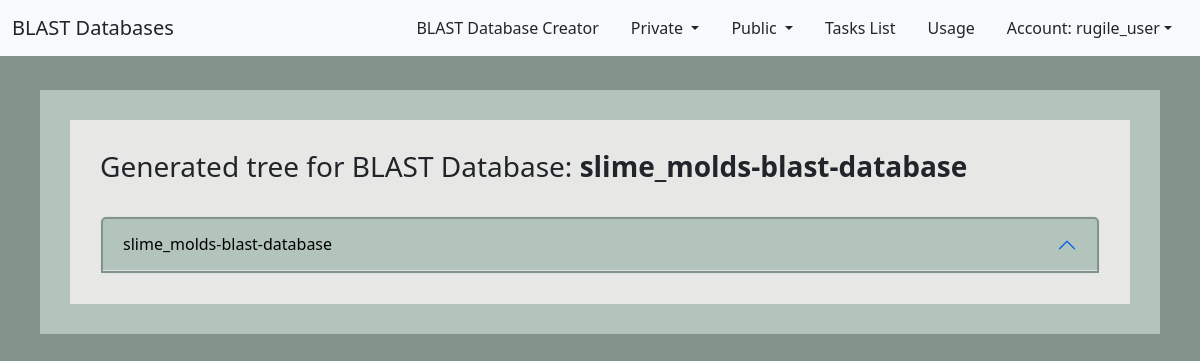
The page /generate_tree/slime_molds-blast-database (signed in) on the database its author committed.
### blast_db_creator/models.py (models this page shows)
class BlastDBData(models.Model):
    user_input = models.ForeignKey(UserInput, on_delete=models.CASCADE)
    father_database = models.ForeignKey('self',
        on_delete=models.SET_NULL,
        null=True, blank=True)
    zip_file = models.FileField()
    slug = models.SlugField(primary_key=True)

### blast_db_creator/views.py (the view)
@login_required(login_url='login')
def family_tree(request, slug=None):
    if request.user.is_authenticated:
        username = request.user.username
        if(BlastDBData.objects.filter(slug=slug).exists()):
            father_db = BlastDBData.objects.filter(slug=slug).first()
            father_db_input = UserInput.objects \
                .filter(name_of_blast_db=slug).first()
            db_type = father_db_input.database_type
            def generate_tree(father_db):
                db_tree = {'father' : father_db.slug, 'children' : []}
                children = BlastDBData.objects.exclude(father_database=None) \
                    .filter(user_input__database_type=db_type) \
                    .filter(user_input__user__username=username) \
                    .filter(father_database__slug=father_db.slug)
                for c in children:
                    db_tree['children'].append(generate_tree(c))
                return db_tree
            db_tree = generate_tree(father_db)
            logger.info(
                f"Generating hierarchical tree diagram for specific "
                f"BLAST database."
            )
            context = {
                'father_db': father_db.slug,
                'db_tree': db_tree,
            }
        else:
            window.alert("Something went wrong." +
                " Could not find selected BLAST database")
            return redirect('privatedb')
    else:
        messages.error(request, "Private databases " +
            "available for logged in users only.")
        return redirect('login')
    return render(request, "blast_db_creator/generate_tree.html", context)

### blast_db_creator/templates/blast_db_creator/generate_tree.html (shortened to what this page needs)
{% extends "blast_db_creator/base.html" %}
{% load static %}
{% block navigation %}
<a class="navbar-brand text-dark" href="{% url 'home' %}">BLAST Databases</a>
{% endblock %}
{% block content %}
<div
    class="usage-margin treetop"
    data-aos="fade-up">
    <div class="tree-margin">
        <h3>Generated tree for BLAST Database:<b> {{ father_db }}</b></h3>
        <br>
        <div class="accordion" id="tree">
            {% include "blast_db_creator/recursive_tree_generator.html" with nested_dict=db_tree %}
        </div>
    </div>
</div>
{% endblock %}

### blast_db_creator/templates/blast_db_creator/base.html (shortened to what this page needs)
{% load static %}
<!DOCTYPE html>
<html>
	<head>
		<link
			href="https://cdn.jsdelivr.net/npm/bootstrap@5.2.3/dist/css/bootstrap.min.css"
			rel="stylesheet"
>
		<link
			rel="stylesheet"
			type="text/css"
			href="{% static '/blast_db_creator/css/main.css' %}">
		<link
			rel="stylesheet"
			href="https://cdn.jsdelivr.net/npm/bootstrap-icons@1.10.5/font/bootstrap-icons.css">
		<link
			href="https://unpkg.com/aos@2.3.1/dist/aos.css"
			rel="stylesheet">
	</head>
	<body>
		<nav class="navbar navbar-custom fixed-top navbar-expand-lg bg-light \
			mb-2">
			<div class="container-fluid">
				{% block navigation %}{% endblock %}
				<ul class="nav navigation-fit">
					{% if user.is_authenticated %}
					<li class="nav-item">
						<a
							class="nav-link text-dark"
							href="{% url 'createuserdb' %}">
							BLAST Database Creator
						</a>
					</li>
					<li>
						<a
							class="nav-link dropdown-toggle text-dark"
							data-bs-toggle="dropdown">
							Private
						</a>
					</li>
					<li class="nav-item dropdown">
						<a
							class="nav-link dropdown-toggle text-dark"
							data-bs-toggle="dropdown">
							Public
						</a>
					</li>
					<li class="nav-item">
						<a
							id="tasks"
							class="nav-link text-dark"
							href="{% url 'task_list' %}">Tasks List
						</a>
					</li>
					<li class="nav-item">
						<a
							class="nav-link text-dark"
							href="{% url 'usage' %}">Usage</a>
					</li>
					<li class="nav-item dropdown ">
						<a
							class="nav-link dropdown-toggle text-dark"
							data-bs-toggle="dropdown">
							Account: {{ user.username }}</a>
					</li>
					{% endif %}
				</ul>
			</div>
		</nav>
		{% block content %}
		{% endblock %}
	</body>
</html>

### blast_db_creator/templates/blast_db_creator/recursive_tree_generator.html
{% if nested_dict.children %}
    <div class="accordion-item">
        <h2 class="accordion-header">
            <button
                class="accordion-button collapsed"
                type="button" data-bs-toggle="collapse"
                data-bs-target="#{{ nested_dict.father }}"
                aria-expanded="false"
                aria-controls="{{ nested_dict.father }}">
                {{ nested_dict.father }}
            </button>
        </h2>
        <div
            id="{{ nested_dict.father }}"
            class="accordion-collapse collapse">
            <div class="accordion-body">
                {% for child_dict in nested_dict.children %}
                    {% include "blast_db_creator/recursive_tree_generator.html" with nested_dict=child_dict %}
                {% endfor %}
            </div>
        </div>
    </div>
{% else %}
    <div class="accordion-item">
        <h2 class="accordion-header">
            <button
                class="accordion-button"
                type="button">
                {{ nested_dict.father }}
            </button>
        </h2>
    </div>
{% endif %}

### blast_db_creator/static/blast_db_creator/css/main.css (style rules this page uses)
body { background-color: #829389; }
.navbar-brand { color: black; }
.usage-margin { margin: 40px; }
.navigation-fit li { position: relative; left:0; }
.treetop { margin-top: 90px; }
.tree-margin { background-color:#e7e8e6; display: inline-block; padding: 30px; border: 30px solid#B3C4BC; width: 100%; }
.accordion-button:not(.collapsed) { color: black !important; background-color: #B3C4BC!important; border: 2px solid #829389; }

### rows shown on the page
BlastDBData: slug "slime_molds-blast-database", father "slime_molds-blast-database"

### other values the page prints
{{ user.username }} "rugile_user"
